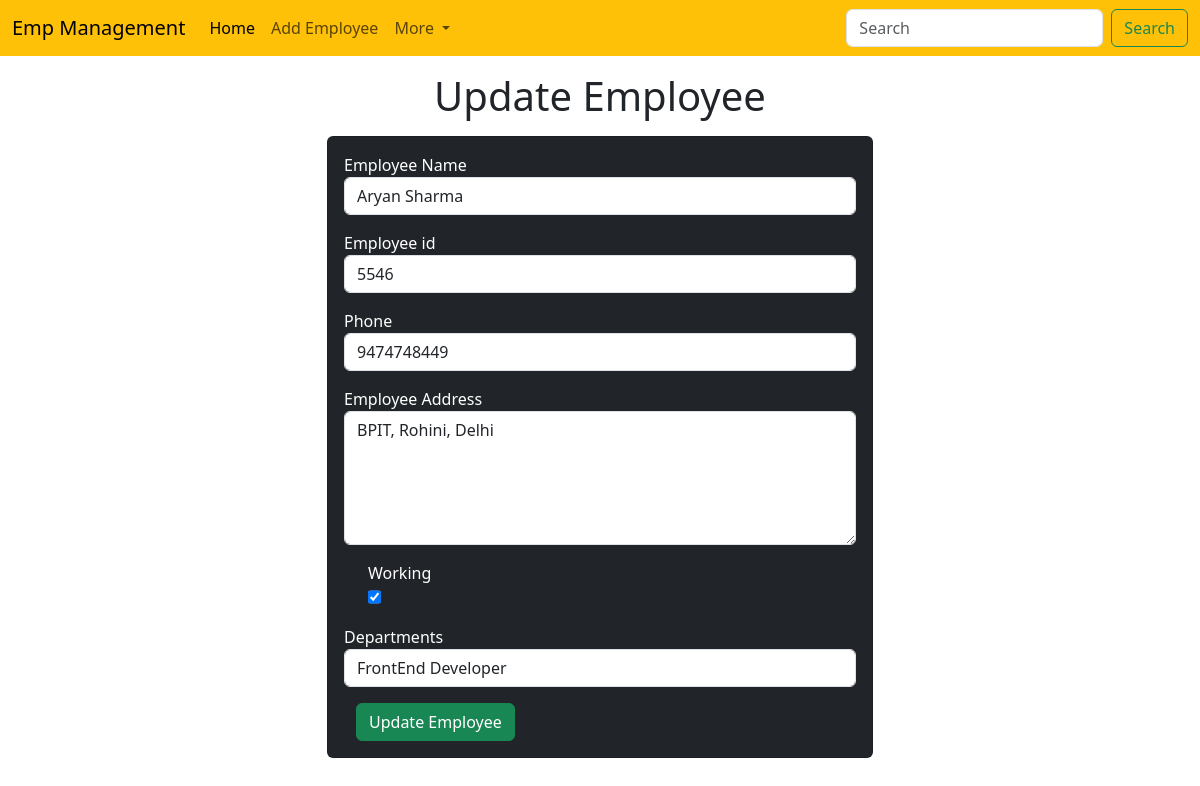
The page /emp/update-emp/11 on the database its author committed.
### emp/models.py (models this page shows)
class Emp(models.Model):
    name=models.CharField(max_length=200)
    emp_id=models.CharField(max_length=10)
    phone=models.CharField(max_length=10)
    address=models.CharField(max_length=200)
    department=models.CharField(max_length=10)
    working=models.BooleanField(default=True)

### emp/views.py (the view)
# urls.py: path('update-emp/<int:e_id_gpk>',update_emp),
def update_emp(request,e_id_gpk):
    print(e_id_gpk)
    emp=Emp.objects.get(id=e_id_gpk)
    return render(request,"emp/update_emp.html",{'Employee': emp})

### templates/emp/update_emp.html (shortened to what this page needs)
<!doctype html>
<html lang="en">
  <head>
    <link href="https://cdn.jsdelivr.net/npm/bootstrap@5.3.2/dist/css/bootstrap.min.css" rel="stylesheet">
  </head>
  <body>
    {% include 'emp/navbar.html' %}
    <h1 class="text-center my-3"> Update Employee </h1>
     <div class="container">
        <div class="row">
            <div class="col-md-6 offset-md-3">
                <div class="card bg-dark text-white">
                    <div class="card-body">
                        <form action="/emp/do-update-emp/{{Employee.id}}" method="POST" >
                            <div class="mb-3">
                                <label for="name">Employee Name</label>
                                <input id="name" type="text" class="form-control" placeholder="Enter Emp Name" name="emp_name" value="{{Employee.name}}">
                            </div>
                            <div class="mb-3">
                                <label for="id">Employee id</label>
                                <input id="id" type="text" class="form-control" placeholder="Enter Emp id" name="emp_id" value="{{Employee.emp_id}}">
                            </div>
                            <div class="mb-3">
                                <label for="phone">Phone</label>
                                <input id="phone" type="text" class="form-control" placeholder="Enter Emp phone number" name="emp_phone" value="{{Employee.phone}}">
                            </div>
                            <div class="mb-3">
                                <label for="address">Employee Address</label>
                                <textarea name="emp_address" id="address" rows="5" class="form-control" >{{Employee.address}}</textarea>
                            </div>
                            <div class="mb-3 form-check" >
                                <label for="working">Working</label>
                                <input {%if Employee.working%} checked {%endif%} id="working" type="checkbox" class="form-check input" name="emp_working" >
                            </div>
                            <div class="mb-3">
                                <label for="department">Departments</label>
                                <select name="emp_department" id="department" class="form-control" value="{{Employee.department}}">
                                    <option value="FD">FrontEnd Developer</option>
                                </select>
                            </div>
                            <div class="container">
                                <button class="btn btn-success">
                                    Update Employee
                                </button>
                            </div>
                        </form>
                    </div>
                </div>
            </div>
        </div>
     </div>
  </body>
</html>

### rows shown on the page
Emp: emp_name "Aryan Sharma", emp_id "5546", emp_phone "9474748449", emp_address "BPIT, Rohini, Delhi", working "☑", emp_department "FrontEnd Developer"
